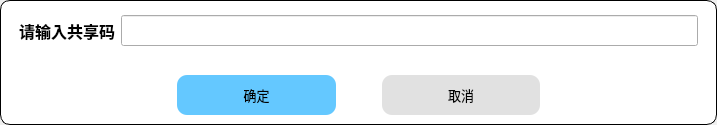
<?xml version="1.0" encoding="UTF-8"?>
<ui version="4.0">
 <class>NewShareNote</class>
 <widget class="QDialog" name="NewShareNote">
  <property name="geometry">
   <rect>
    <x>0</x>
    <y>0</y>
    <width>717</width>
    <height>125</height>
   </rect>
  </property>
  <property name="windowTitle">
   <string>Dialog</string>
  </property>
  <layout class="QGridLayout" name="gridLayout">
   <property name="leftMargin">
    <number>0</number>
   </property>
   <property name="topMargin">
    <number>0</number>
   </property>
   <property name="rightMargin">
    <number>0</number>
   </property>
   <property name="bottomMargin">
    <number>0</number>
   </property>
   <item row="0" column="0">
    <widget class="QFrame" name="frame">
     <property name="styleSheet">
      <string notr="true">QFrame#frame{
	border:1px solid rgb(0,0,0);
	border-radius:10px;
	background-color: rgb(255, 255, 255);
}</string>
     </property>
     <property name="frameShape">
      <enum>QFrame::StyledPanel</enum>
     </property>
     <property name="frameShadow">
      <enum>QFrame::Raised</enum>
     </property>
     <layout class="QVBoxLayout" name="verticalLayout" stretch="0,0">
      <property name="topMargin">
       <number>0</number>
      </property>
      <property name="bottomMargin">
       <number>0</number>
      </property>
      <item>
       <widget class="QWidget" name="widget_2" native="true">
        <layout class="QHBoxLayout" name="horizontalLayout_2">
         <item>
          <widget class="QLabel" name="label">
           <property name="font">
            <font>
             <family>楷体</family>
             <pointsize>12</pointsize>
             <weight>75</weight>
             <bold>true</bold>
            </font>
           </property>
           <property name="text">
            <string>请输入共享码</string>
           </property>
          </widget>
         </item>
         <item>
          <widget class="QLineEdit" name="lineEdit">
           <property name="font">
            <font>
             <family>楷体</family>
             <pointsize>12</pointsize>
            </font>
           </property>
          </widget>
         </item>
        </layout>
       </widget>
      </item>
      <item>
       <widget class="QWidget" name="widget" native="true">
        <layout class="QHBoxLayout" name="horizontalLayout" stretch="1,1,0,1,1">
         <item>
          <spacer name="horizontalSpacer">
           <property name="orientation">
            <enum>Qt::Horizontal</enum>
           </property>
           <property name="sizeHint" stdset="0">
            <size>
             <width>40</width>
             <height>20</height>
            </size>
           </property>
          </spacer>
         </item>
         <item>
          <widget class="QToolButton" name="toolButton">
           <property name="sizePolicy">
            <sizepolicy hsizetype="Preferred" vsizetype="Preferred">
             <horstretch>0</horstretch>
             <verstretch>0</verstretch>
            </sizepolicy>
           </property>
           <property name="font">
            <font>
             <family>楷体</family>
             <pointsize>10</pointsize>
             <weight>50</weight>
             <bold>false</bold>
            </font>
           </property>
           <property name="styleSheet">
            <string notr="true">QToolButton{
	background-color: rgb(100, 200, 255);
	border-radius: 10px;
}
QToolButton:hover{
	background-color: rgb(80, 180, 255);
	border-radius: 10px;
}</string>
           </property>
           <property name="text">
            <string>确定</string>
           </property>
           <property name="autoRaise">
            <bool>true</bool>
           </property>
          </widget>
         </item>
         <item>
          <spacer name="horizontalSpacer_3">
           <property name="orientation">
            <enum>Qt::Horizontal</enum>
           </property>
           <property name="sizeHint" stdset="0">
            <size>
             <width>40</width>
             <height>20</height>
            </size>
           </property>
          </spacer>
         </item>
         <item>
          <widget class="QToolButton" name="toolButton_2">
           <property name="sizePolicy">
            <sizepolicy hsizetype="Preferred" vsizetype="Preferred">
             <horstretch>0</horstretch>
             <verstretch>0</verstretch>
            </sizepolicy>
           </property>
           <property name="font">
            <font>
             <family>楷体</family>
             <pointsize>10</pointsize>
             <weight>50</weight>
             <bold>false</bold>
            </font>
           </property>
           <property name="styleSheet">
            <string notr="true">QToolButton{
	background-color: rgb(225, 225, 225);
	border-radius: 10px;
}
QToolButton:hover{
	background-color: rgb(200, 200, 200);
	border-radius: 10px;
}</string>
           </property>
           <property name="text">
            <string>取消</string>
           </property>
           <property name="autoRaise">
            <bool>true</bool>
           </property>
          </widget>
         </item>
         <item>
          <spacer name="horizontalSpacer_2">
           <property name="orientation">
            <enum>Qt::Horizontal</enum>
           </property>
           <property name="sizeHint" stdset="0">
            <size>
             <width>40</width>
             <height>20</height>
            </size>
           </property>
          </spacer>
         </item>
        </layout>
       </widget>
      </item>
     </layout>
    </widget>
   </item>
  </layout>
 </widget>
 <resources/>
 <connections/>
</ui>
